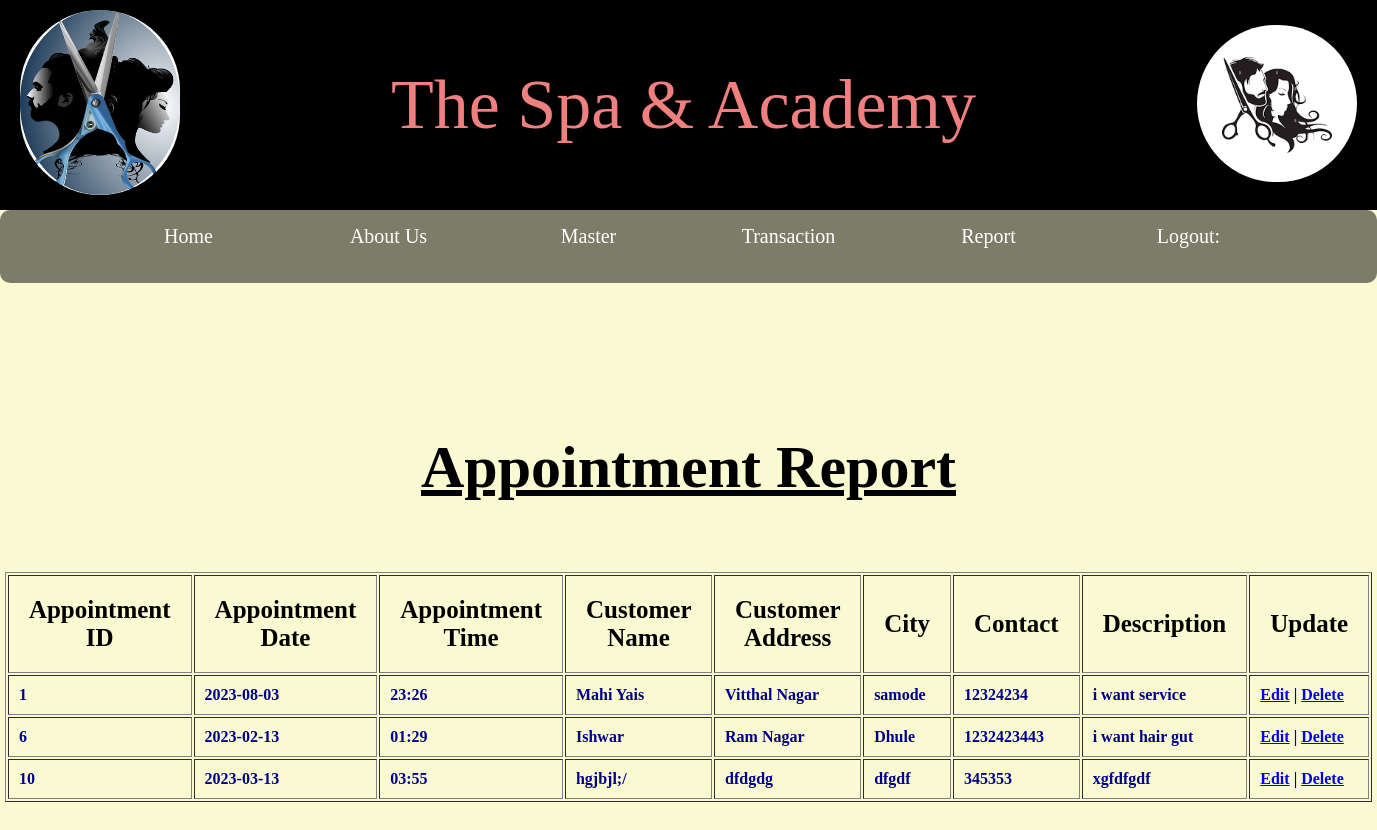
The page /admin/apointreport.php on the database its author committed.
### tables this page shows
CREATE TABLE `appointment` (
  `Id` int(15) NOT NULL,
  `Date` varchar(50) DEFAULT NULL,
  `Time` varchar(100) NOT NULL,
  `Name` varchar(100) DEFAULT NULL,
  `Address` varchar(200) DEFAULT NULL,
  `City` varchar(100) DEFAULT NULL,
  `Contact` varchar(200) DEFAULT NULL,
  `Description` varchar(500) DEFAULT NULL
);

### admin/apointreport.php (the view, shortened to what this page needs)
<?php
include_once("config.php");
$result=mysqli_query($conn,"select * from appointment");
?>
<!DOCTYPE html>
<html>
<head>
</head>
<body>
<div class="img1"><img src="image\logo4.jpg" align="left">The Spa & Academy <img src="image\logo1.png" align="right" class="img2"></div>
	<div class="menu-bar">
	<ul>
	<li><a href="main.php">Home</a></li>
	<li><a href="">About Us</a></li>
	<li><a href="">Master</a>
	</li>
		<li><a href="">Transaction</a>
	</li>
			<li><a href="">Report</a>
    <li><a href="index.php">Logout:</a></li>
</div>
<h1>Appointment Report</h1>
	<table width="65%" border="1" class="rpt" align="center">
		<tr>
			<th>Appointment ID</th>
			<th>Appointment Date</th>
			<th>Appointment Time</th>
			<th>Customer Name</th>
			<th>Customer Address</th>
			<th>City</th>
			<th>Contact</th>
			<th>Description</th>
			<th>Update</th>
		</tr>
		<?php
		while($res=mysqli_fetch_array($result))
		{
			echo "<tr>";
			echo "<td>".$res['Id']."</td>";
			echo "<td>".$res['Date']."</td>";
			echo "<td>".$res['Time']."</td>";
			echo "<td>".$res['Name']."</td>";
			echo "<td>".$res['Address']."</td>";
			echo "<td>".$res['City']."</td>";
			echo "<td>".$res['Contact']."</td>";
			echo "<td>".$res['Description']."</td>";
			echo "<td><a href=\"apointedit.php?Id=$res[Id]\">Edit</a> | <a href=\"apointdelete.php?Id=$res[Id]\" on
			Click=\" return confirm('Are you sure ,you want to delete?')\">Delete</a></td>";
		}
		?>
	</table>
</body>
</html>

### admin/apointreport.php (style rules this page uses)
* { margin-top: 0px;padding: 0px;box-sizing:border-box; }
body { padding: 0px;margin: 0px;box-sizing: border-box; background-color: lightgoldenrodyellow; }
.rpt { color: darkblue;font-weight:bolder ; }
h1 { color: black; text-align: center;margin-top: 150px;margin-bottom: 70px;font-size: 60px;text-decoration: underline; }
th { padding: 20px;text-decoration: ; color: black; font-size: 25px ; }
td { padding: 10px; }
table { margin-bottom: 100px; }
.img1 { background-color: black;border: 10px black solid; width: 100%; line-height: 190px; background-size: ; text-align: center;color: lightcoral;font-size: 70px;background-repeat:1;font-family:Verdana; }
.img1 img { width: 160px;border-radius: 100px;margin-left: 10px; }
.img2 { width: 220px;border-radius: 50px;margin-top: 15px;margin-right: 10px; }
.menu-bar { text-align: center;background-color:rgba(0, 0, 0, 0.5);font-size: 20px;margin-left: 0px;margin-right: 0px; border-radius: 10px; }
.menu-bar ul { display: inline-flex;list-style: none;color: white; }
.menu-bar ul li { width: 170px;margin: 15px;padding: 0px; }
.menu-bar ul li a { text-decoration: none;color: white; }

### rows shown on the page
appointment: Id "1", Date "2023-08-03", Time "23:26", Name "Mahi Yais", Address "Vitthal Nagar", City "samode", Contact "12324234", Description "i want service"
appointment: Id "6", Date "2023-02-13", Time "01:29", Name "Ishwar", Address "Ram Nagar", City "Dhule", Contact "1232423443", Description "i want hair gut"
appointment: Id "10", Date "2023-03-13", Time "03:55", Name "hgjbjl;/", Address "dfdgdg", City "dfgdf", Contact "345353", Description "xgfdfgdf"
